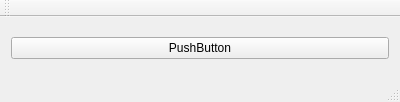
<?xml version="1.0" encoding="UTF-8"?>
<ui version="4.0">
 <class>MainWindow</class>
 <widget class="QMainWindow" name="MainWindow">
  <property name="geometry">
   <rect>
    <x>0</x>
    <y>0</y>
    <width>400</width>
    <height>102</height>
   </rect>
  </property>
  <property name="windowTitle">
   <string>MainWindow</string>
  </property>
  <widget class="QWidget" name="centralWidget">
   <layout class="QVBoxLayout" name="verticalLayout">
    <item>
     <widget class="QPushButton" name="pushButton">
      <property name="text">
       <string>PushButton</string>
      </property>
     </widget>
    </item>
   </layout>
  </widget>
  <widget class="QMenuBar" name="menuBar">
   <property name="geometry">
    <rect>
     <x>0</x>
     <y>0</y>
     <width>400</width>
     <height>24</height>
    </rect>
   </property>
  </widget>
  <widget class="QToolBar" name="mainToolBar">
   <attribute name="toolBarArea">
    <enum>TopToolBarArea</enum>
   </attribute>
   <attribute name="toolBarBreak">
    <bool>false</bool>
   </attribute>
  </widget>
  <widget class="QStatusBar" name="statusBar"/>
 </widget>
 <layoutdefault spacing="6" margin="11"/>
 <resources/>
 <connections/>
</ui>
